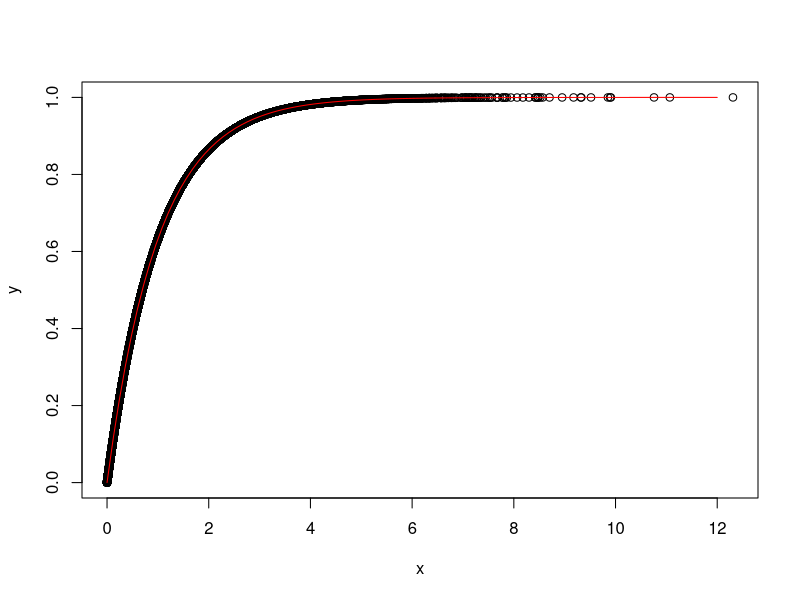
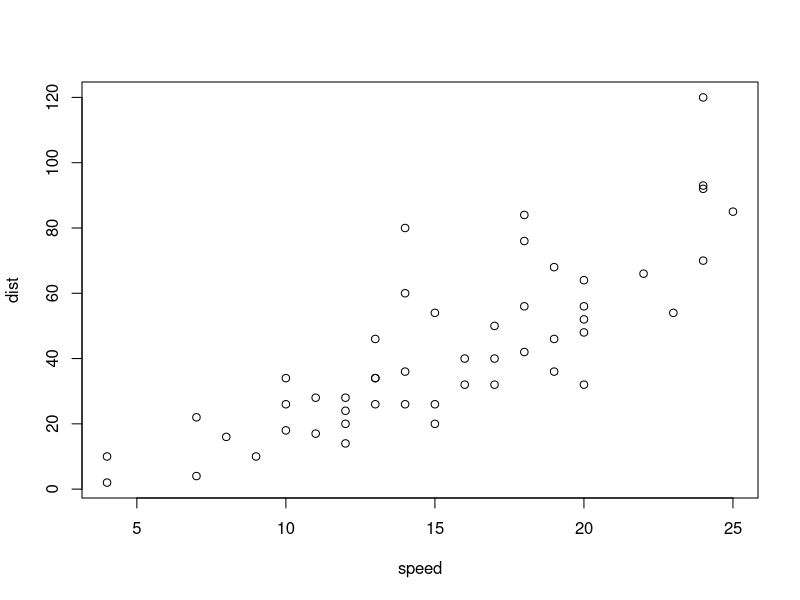

R code for these plots, in order:
## ---- chunk 1
expdist <- function(rate, n) {
   u <- runif(n)
   x <-  -log( (1/rate)*( 1 - u))/rate
   list = list(x, u)
   return(list)
}

n <- 60000
lambda <- 1
outval <- expdist(lambda, n)
plot(outval[[1]], outval[[2]], xlab = "x", ylab = "y")
curve(pexp(x, rate = lambda), from=0, to=12, col='red', add = TRUE)
## ---- chunk 2
plot(cars)
